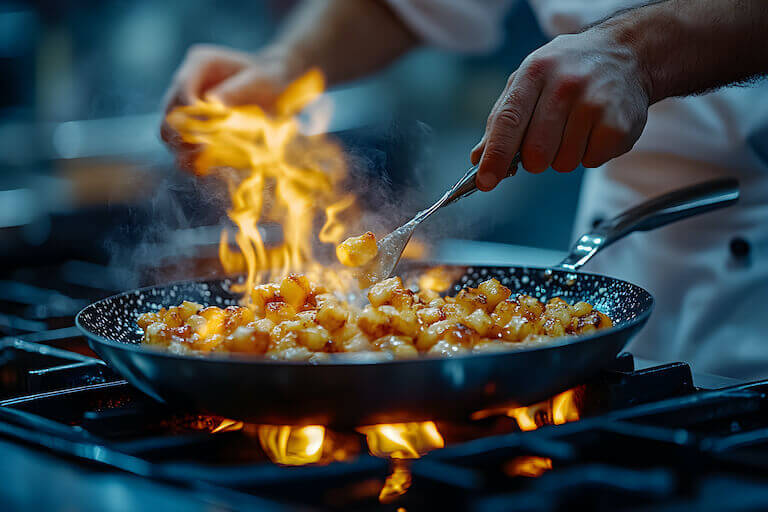
#> input picture data/test_images/img1.jpg, 768 x 512 px
$ python -i threshold_detection.py   (imports and definitions only)
#> lines starting #> are read from the running program, lines starting #| are printed output that depends on the picture; after the words box and inside, x2 and y2 are one past the last pixel; in counts of white or black regions, pixels touching at a corner belong together
#> further down, picture is the input picture: shape (512, 768, 3); mean B, G, R 67.2, 68.5, 61
"""
Threshold-Based Thermal Detection Module
Detects thermal regions using HSV color space and thresholding
"""

import numpy as np
import cv2


def create_thermal_mask(hsv_image, thermal_ranges=None, adaptive_thresholds=None):
    """
    Create a binary mask for thermal regions based on HSV thresholds.

    Args:
        hsv_image: Input HSV image
        thermal_ranges: Dictionary of predefined HSV ranges (optional)
        adaptive_thresholds: Dictionary of adaptive thresholds (optional)

    Returns:
        mask: Binary mask where 1 indicates thermal regions
    """
    H = hsv_image[:, :, 0]
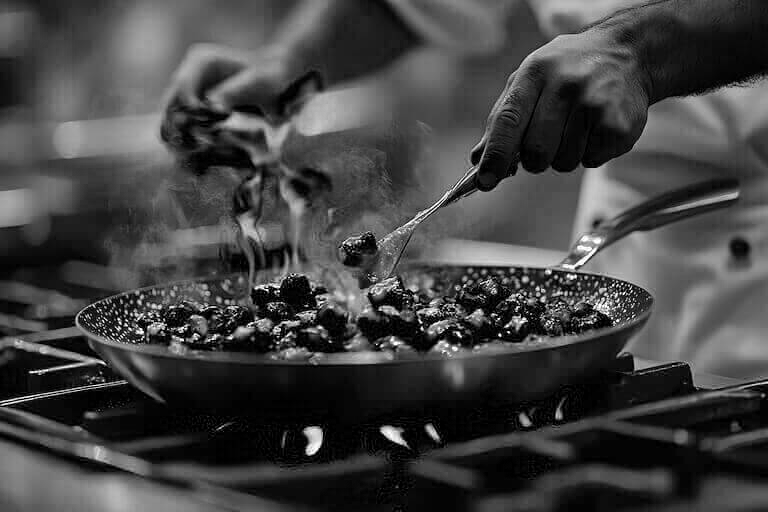
#> H: shape (512, 768); min 0, max 255, mean 67.2
    S = hsv_image[:, :, 1]
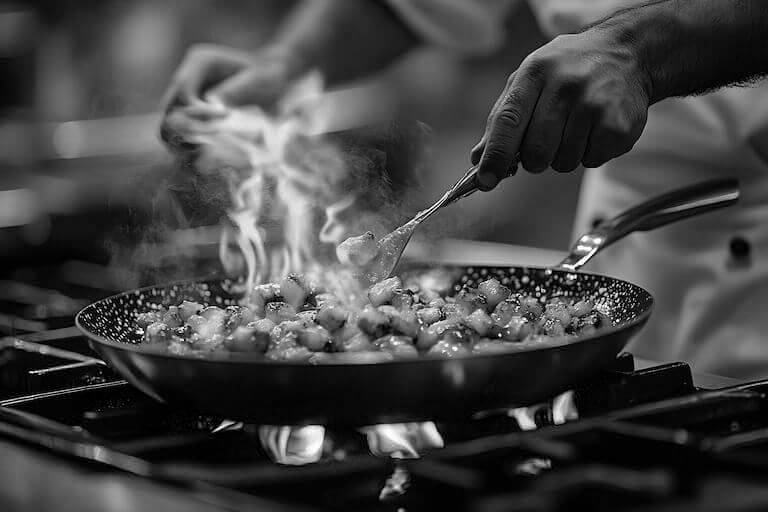
#> S: shape (512, 768); min 0, max 255, mean 68.5
    V = hsv_image[:, :, 2]
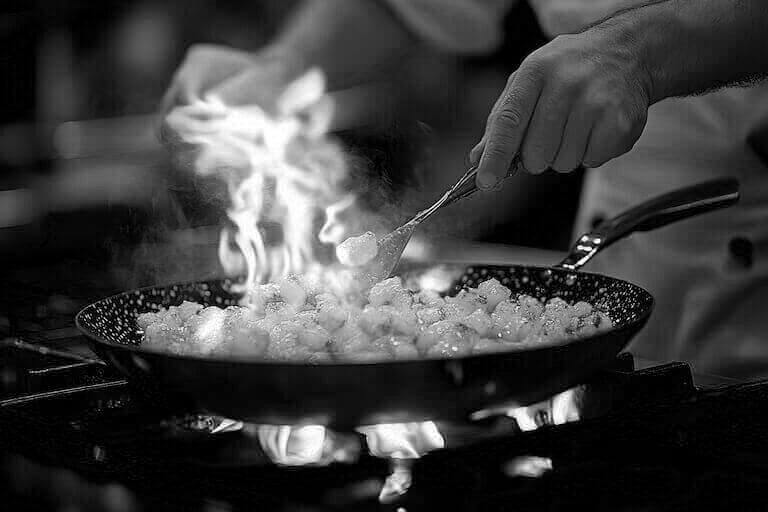
#> V: shape (512, 768); min 0, max 255, mean 61

    # Initialize mask
    mask = np.zeros((hsv_image.shape[0], hsv_image.shape[1]), dtype=np.uint8)

    if adaptive_thresholds:
        # Use adaptive thresholds
        h_min = adaptive_thresholds['h_min']
        h_max = adaptive_thresholds['h_max']
        s_min = adaptive_thresholds['s_min']
        s_max = adaptive_thresholds['s_max']
        v_min = adaptive_thresholds['v_min']
        v_max = adaptive_thresholds['v_max']

        # Create mask for main range
        mask = ((H >= h_min) & (H <= h_max) &
                (S >= s_min) & (S <= s_max) &
                (V >= v_min) & (V <= v_max)).astype(np.uint8) * 255

        # Also check for red range (wraps around 0)
        if h_min > h_max:  # Wraps around
            red_mask = ((H >= h_min) | (H <= h_max)) & \
                       (S >= s_min) & (S <= s_max) & \
                       (V >= v_min) & (V <= v_max)
            mask = np.maximum(mask, (red_mask.astype(np.uint8) * 255))

    elif thermal_ranges:
        # Use predefined ranges
        # Red low range (0-10)
        red_low = thermal_ranges.get('red_low', {})
        if red_low:
            mask_red_low = ((H >= red_low['h_min']) & (H <= red_low['h_max']) &
                           (S >= red_low['s_min']) & (S <= red_low['s_max']) &
                           (V >= red_low['v_min']) & (V <= red_low['v_max']))
            mask = np.maximum(mask, mask_red_low.astype(np.uint8) * 255)

        # Red high range (170-179)
        red_high = thermal_ranges.get('red_high', {})
        if red_high:
            mask_red_high = ((H >= red_high['h_min']) & (H <= red_high['h_max']) &
                            (S >= red_high['s_min']) & (S <= red_high['s_max']) &
                            (V >= red_high['v_min']) & (V <= red_high['v_max']))
            mask = np.maximum(mask, mask_red_high.astype(np.uint8) * 255)

        # Yellow range (medium temperature)
        orange = thermal_ranges.get('orange', {})
        if orange:
            mask_orange = ((H >= orange['h_min']) & (H <= orange['h_max']) &
                          (S >= orange['s_min']) & (S <= orange['s_max']) &
                          (V >= orange['v_min']) & (V <= orange['v_max']))
            mask = np.maximum(mask, mask_orange.astype(np.uint8) * 255)

        # White range (lowest temperature - first warning)
        white_yellow = thermal_ranges.get('white_yellow', {})
        if white_yellow:
            mask_white = ((H >= white_yellow['h_min']) & (H <= white_yellow['h_max']) &
                         (S >= white_yellow['s_min']) & (S <= white_yellow['s_max']) &
                         (V >= white_yellow['v_min']) & (V <= white_yellow['v_max']))
            mask = np.maximum(mask, mask_white.astype(np.uint8) * 255)
    else:
        # Default thresholds
        # Red range (highest temperature - critical)
        mask_red_orange = ((H <= 25) | (H >= 170)) & (S >= 50) & (V >= 100)
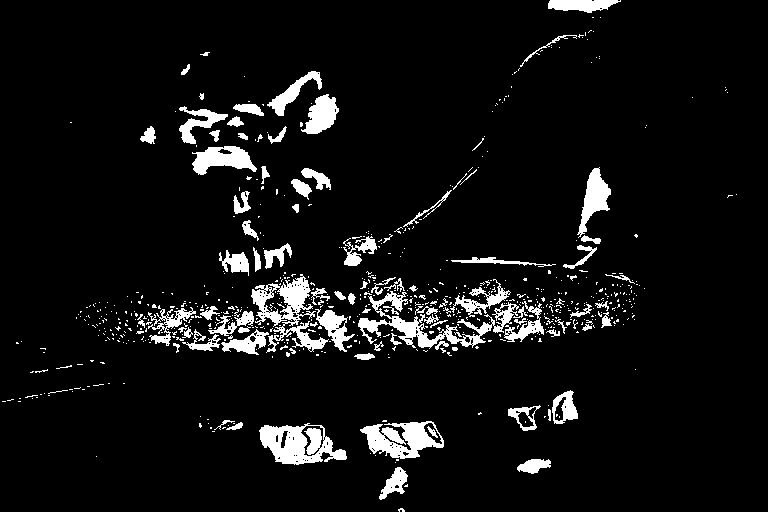
#> mask_red_orange: shape (512, 768) bool; 6.9% white; 691 white regions (598 under 20 px), largest, box (x1, y1, x2, y2) and area: (358, 291, 519, 349) 2305, (259, 423, 347, 465) 2161, (251, 274, 329, 353) 2137
        # White (lowest temperature - first warning)
        mask_white = (H >= 20) & (H <= 30) & (S <= 50) & (V >= 200)
#> mask_white: shape (512, 768) bool; every value is 0

        mask = np.maximum(mask_red_orange.astype(np.uint8) * 255,
                         mask_white.astype(np.uint8) * 255)

    return mask


def detect_thermal_regions(hsv_image, thermal_ranges=None, adaptive_thresholds=None,
                          min_area=100, apply_morphology=True):
    """
    Detect thermal regions in HSV image using threshold-based detection.

    Args:
        hsv_image: Input HSV image
        thermal_ranges: Predefined HSV ranges (optional)
        adaptive_thresholds: Adaptive thresholds from histogram analysis (optional)
        min_area: Minimum area for a region to be considered (in pixels)
        apply_morphology: Whether to apply morphological operations for noise reduction

    Returns:
        mask: Binary mask of thermal regions
        contours: List of contours for detected regions
        regions: List of bounding boxes for detected regions
    """
    # Create thermal mask
    mask = create_thermal_mask(hsv_image, thermal_ranges, adaptive_thresholds)

    # Apply morphological operations to reduce noise
    if apply_morphology:
        # Use smaller kernel and fewer iterations for better performance
        kernel = np.ones((3, 3), np.uint8)
        # Simplified morphological operations (faster)
        mask = cv2.morphologyEx(mask, cv2.MORPH_CLOSE, kernel, iterations=1)
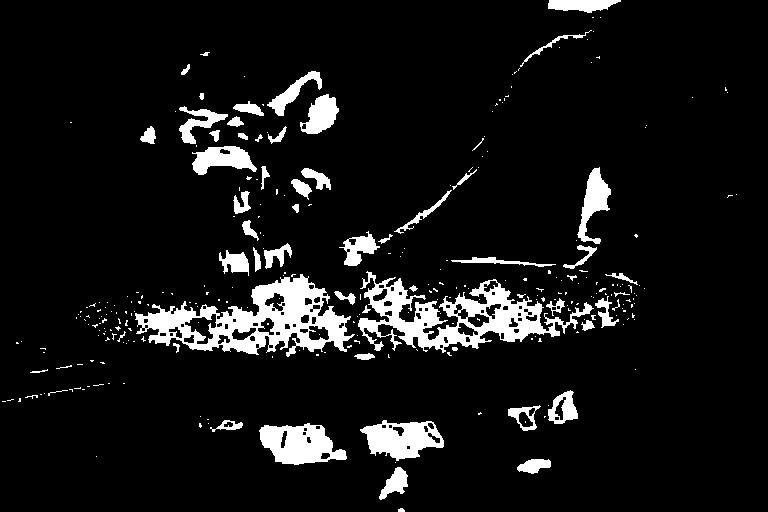
#> mask: shape (512, 768); 8.2% white; 295 white regions (233 under 20 px), largest, box (x1, y1, x2, y2) and area: (135, 274, 355, 357) 7461, (358, 271, 594, 353) 6673, (259, 423, 347, 465) 2358
        mask = cv2.morphologyEx(mask, cv2.MORPH_DILATE, kernel, iterations=1)
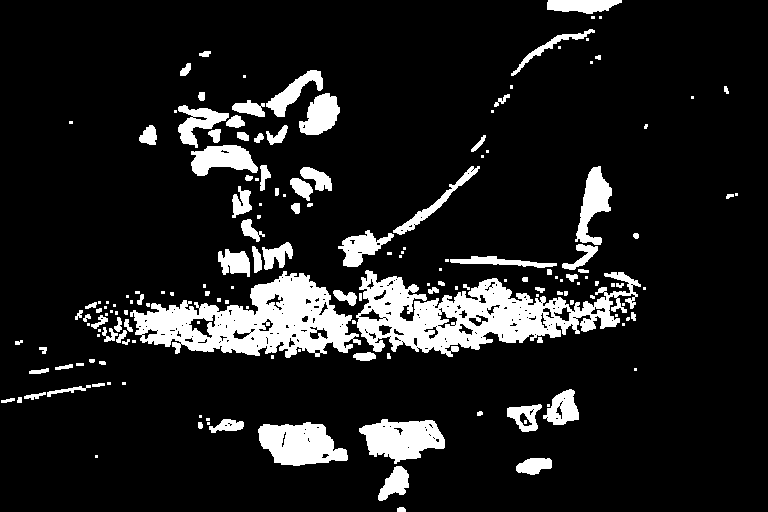
#> mask: shape (512, 768); 11.9% white; 170 white regions (79 under 20 px)

    # Find contours
    contours, _ = cv2.findContours(mask, cv2.RETR_EXTERNAL, cv2.CHAIN_APPROX_SIMPLE)
#> contours = 168 contours, 98 with area under 20; largest, box (x1, y1, x2, y2) and area: (356, 270, 641, 357) 11770, (130, 271, 361, 358) 10615, (258, 422, 348, 466) 2678, (359, 419, 445, 464) 2440, (575, 166, 612, 245) 1302

    # Filter contours by area
    filtered_contours = []
    regions = []

    for contour in contours:
        area = cv2.contourArea(contour)
        if area >= min_area:
            filtered_contours.append(contour)
            # Get bounding box
            x, y, w, h = cv2.boundingRect(contour)
            regions.append({
                'bbox': (x, y, w, h),
                'area': area,
                'contour': contour
            })
#> this loop made 168 passes
#> (area, x, y, w, h) on passes 2, 3, 5, 8, 9, 14, 18, 19, 31, 81, 101, 102: (569, 378, 466, 31, 35), (401.5, 516, 458, 36, 17), (2678.5, 258, 422, 90, 44), (2440.5, 359, 419, 86, 45), (257.5, 209, 419, 35, 14), (569.5, 507, 404, 35, 28), (772.5, 543, 389, 36, 36), (106, 47, 385, 44, 12), (132, 353, 352, 23, 9), (181, 333, 290, 24, 16), (10615, 130, 271, 231, 87), (11770.5, 356, 270, 285, 87)
#> area on passes 1, 7, 15, 17, 20, 24: 28.5, 21.5, 29, 59, 26, 55.5
#> after the loop, filtered_contours = 36 contours; largest, box (x1, y1, x2, y2) and area: (356, 270, 641, 357) 11770, (130, 271, 361, 358) 10615, (258, 422, 348, 466) 2678, (359, 419, 445, 464) 2440, (575, 166, 612, 245) 1302; regions = 36 items

    return mask, filtered_contours, regions


# [62 lines left out: functions calculate_thermal_intensity, classify_thermal_severity, not called in this run]

>>> import cv2
>>> picture = cv2.imread('data/test_images/img1.jpg')
>>> result = detect_thermal_regions(picture)

$ run again, on data/test_images/img2.jpg
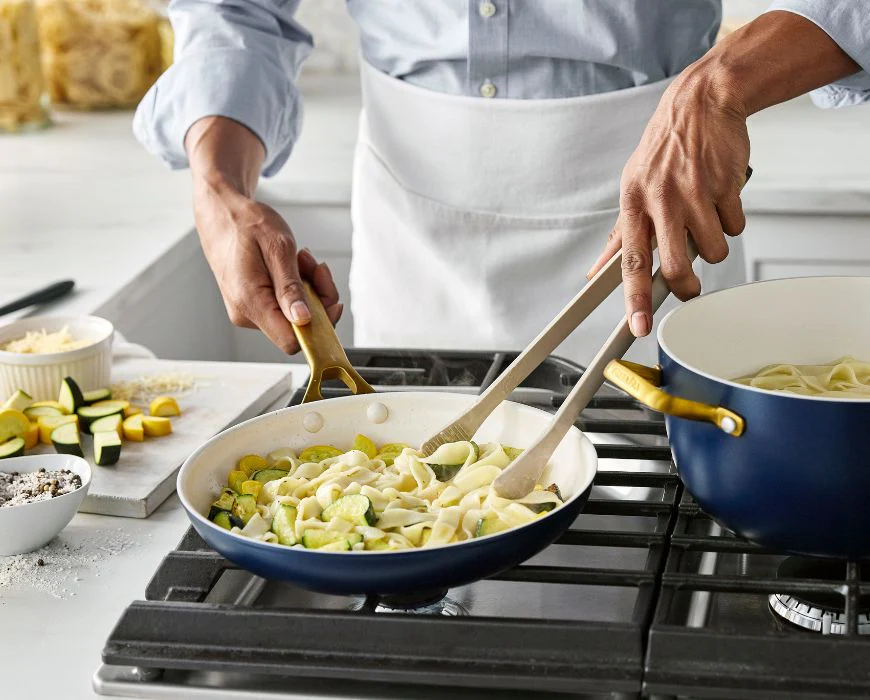
#> input picture data/test_images/img2.jpg, 870 x 700 px
#> picture is the input picture: shape (700, 870, 3); mean B, G, R 133, 144, 150
#> in create_thermal_mask, `mask_red_orange = ((H <= 25) | (H >= 170)) & (S >= 50) & (V >= 100)`:
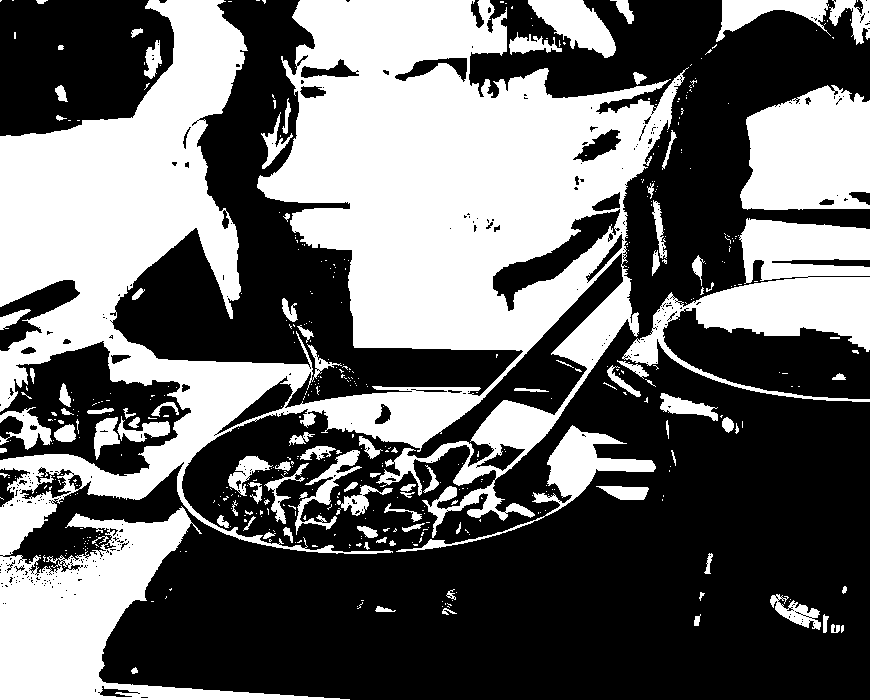
#> mask_red_orange: shape (700, 870) bool; 41.3% white; 491 white regions (391 under 20 px), largest, box (x1, y1, x2, y2) and area: (0, 0, 689, 700) 194566, (622, 218, 870, 402) 17330, (740, 85, 870, 210) 13303
#> mask_white: shape (700, 870) bool; every value is 0
#> in detect_thermal_regions, `mask = cv2.morphologyEx(mask, cv2.MORPH_DILATE, kernel, iterations=1)`:
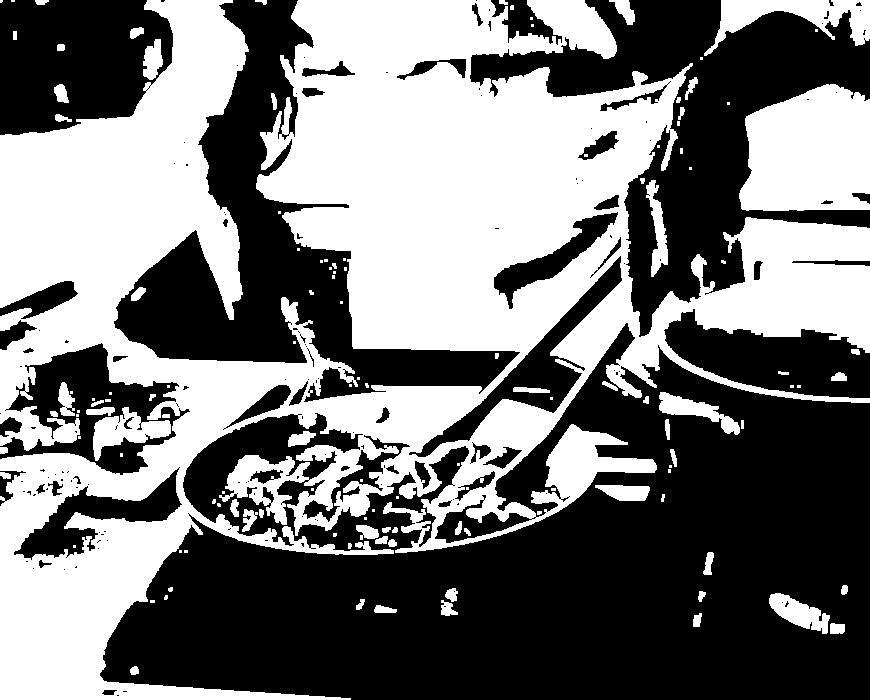
#> mask: shape (700, 870); 46.7% white; 128 white regions (61 under 20 px)
#> contours = 120 contours, 65 with area under 20; largest, box (x1, y1, x2, y2) and area: (0, 0, 870, 700) 271518, (739, 84, 870, 211) 13745, (704, 0, 870, 56) 3468, (93, 407, 171, 461) 1804, (769, 593, 830, 634) 1172
#> the loop in detect_thermal_regions, `for contour in contours:` made 120 passes
#> (area, x, y, w, h) on passes 2, 4, 5, 9, 11, 14, 23, 28: (127, 830, 623, 15, 11), (108, 374, 605, 23, 8), (135.5, 441, 600, 17, 16), (1172, 769, 593, 61, 41), (105, 445, 588, 13, 14), (130.5, 703, 552, 11, 23), (200.5, 356, 525, 23, 15), (155.5, 242, 509, 16, 23)
#> after the loop in detect_thermal_regions, `for contour in contours:`: filtered_contours = 22 contours; largest, box (x1, y1, x2, y2) and area: (0, 0, 870, 700) 271518, (739, 84, 870, 211) 13745, (704, 0, 870, 56) 3468, (93, 407, 171, 461) 1804, (769, 593, 830, 634) 1172; regions = 22 items
